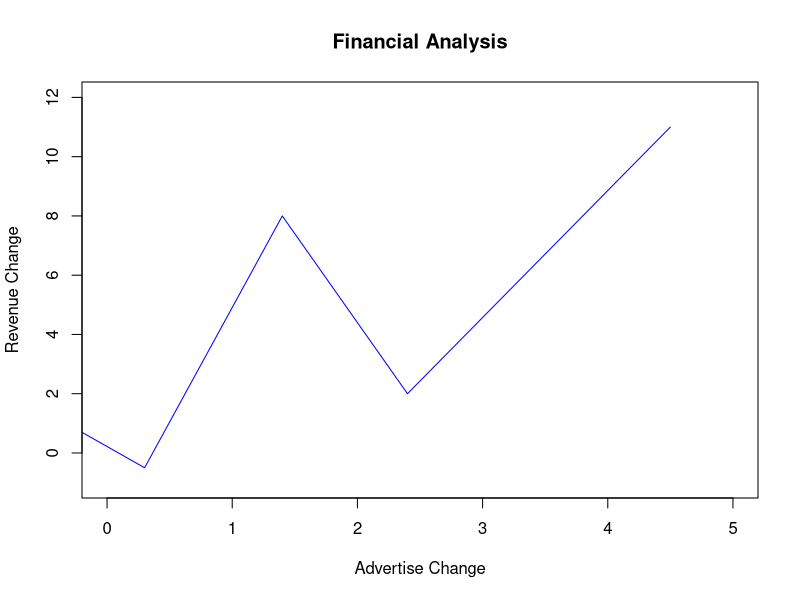

This figure's R source:

x <- c(-2, 0.3,1.4,2.4,4.5)
y <- c(5,-0.5,8,2,11)

plot(x,y,type="l",col="blue",
     xlim= c(0,5),
     ylim= c(-1,12),
     xlab="Advertise Change",
     ylab="Revenue Change",
     main="Financial Analysis")



